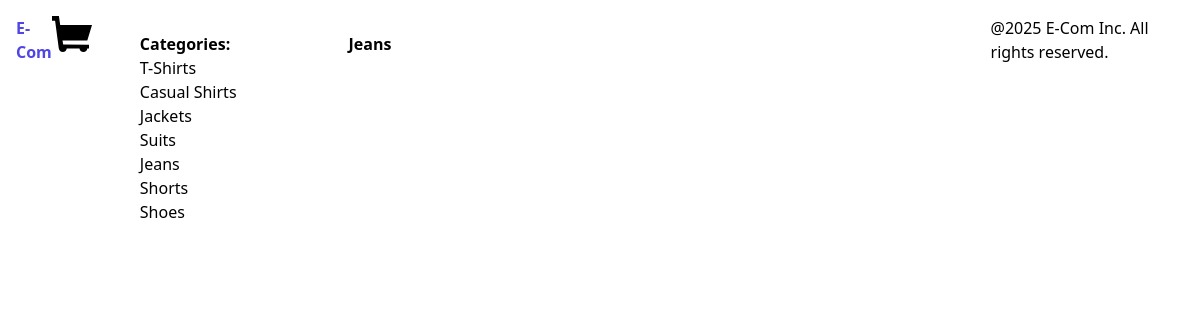
The app's page /jeans/ with its own data.
### products/models.py (models this page shows, shortened)
class Category(models.Model):
    name = models.CharField(max_length=250)
    slug = models.SlugField(unique=True)
    class Meta:
        verbose_name_plural = "categories"

### products/views.py (the view)
# urls.py: path('', views.product_list, name='product_list'),
def product_list(request, category_slug=None):
    category = None
    products = Product.objects.filter(available=True)
    categories = Category.objects.all()
    if category_slug:
        category = get_object_or_404(Category, slug=category_slug)
        products = products.filter(category=category)
    return render(request, 'products/product/list.html', {
        'category':category,
        'products':products,
        'categories':categories,
    })

### products/templates/products/product/list.html (shortened to what this page needs)
{% extends "base.html" %}
{%block content%}
<div class="container mx-auto p-4 flex">
    <aside class="w-1/4 p-4">
        <h2 class="font-bold">Categories:</h2>
        <ul>
            {%for category in categories%}
            <li>
                <a href="{% url 'products:product_list_by_category' category.slug %}">{{category.name}}</a>
            </li>
            {%endfor%}
        </ul>
    </aside>
    <main class="w-3/4 p-4">
        {%if category%}
        <h2 class="font-bold mb-4">{{category.name}}</h2>
        {%else%}
        <h2 class="font-bold mb-4">All Products:</h2>
        {%endif%}
    </main>
</div>
{%endblock%}

### records on screen
Category: name "T-Shirts"
Category: name "Casual Shirts"
Category: name "Jackets"
Category: name "Suits"
Category: name "Jeans"
Category: name "Shorts"
Category: name "Shoes"
